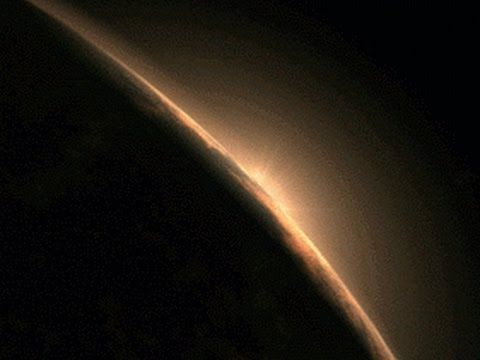
#> input picture Megagame/risorse/grafica/alba-sorgente.png, 480 x 360 px
$ python genera-alba.py ../risorse/grafica/alba-sorgente.png
#> lines starting #> are read from the running program, lines starting #| are printed output that depends on the picture; after the words box and inside, x2 and y2 are one past the last pixel; in counts of white or black regions, pixels touching at a corner belong together
### Megagame/tools/grafica.py
#!/usr/bin/env python3
# -*- coding: utf-8 -*-
# ============================================================================
# grafica.py - il modulo che scrive l'arte. NON si usa da solo: lo importano i
#   generatori (genera-strumenti.py, genera-parallasse.py).
#
# REGOLA DEL PROGETTO: quando si genera un .raw si genera ANCHE l'.iff.
# Il .raw e' quello che l'Amiga incbinna; l'.iff e' quello che si apre in un
# editor per guardarlo o ritoccarlo a mano. Un .raw senza il suo .iff e' arte
# che si puo' solo rigenerare, mai correggere.
#
# La regola non e' affidata alla buona volonta': c'e' UNA funzione che scrive,
# `salva`, e scrive tutti e due. Non esiste un modo di scrivere solo il .raw.
#
# VANNO IN DUE CARTELLE DIVERSE, e non e' pignoleria:
#   grafica/          SOLO i file che l'assemblatore incbinna
#   risorse/grafica/  il materiale da aprire a mano: sorgenti, anteprime, .iff
# Tenendoli separati, `grafica/` resta esattamente l'insieme dei file che
# servono alla build - che e' anche quello che controlla tools/sposta-risorse.py
# estraendo i percorsi dagli incbin. Un .iff dentro grafica/ e' un file che
# nessun incbin nomina e che sembrerebbe orfano.
#
# I COLORI NON SI RICOPIANO. Le tinte vere stanno in Gioco.s (SPIA_COL1,
# ROSSA_COL1, SKYLINE_C1_RGB...) e in Pannello.cop: qui si LEGGONO da li'.
# Ricopiarle vorrebbe dire aprire l'IFF e vedere colori che il gioco non ha.
# ============================================================================
import os, re, struct

# Dove va l'.iff, sempre, qualunque sia la cartella del .raw. Vedi il perche'
# in testa al file.
IFF_DIR = os.path.join('risorse', 'grafica')

def _radice():
    return os.path.dirname(os.path.dirname(os.path.abspath(__file__)))

_TABELLA = {}


# [58 lines left out: functions _risolutore, equ, colore_pannello, rgb12, not called in this run]

def rgb24(v):
    return ((v >> 16) & 255, (v >> 8) & 255, v & 255)

# ----------------------------------------------------------------- ILBM
def _chunk(nome, dati):
    p = b'\x00' if len(dati) & 1 else b''
    return nome + struct.pack('>I', len(dati)) + dati + p

def _interlaccia(dati, w, h, piani):
    """Il .raw ha i piani SEPARATI e contigui (tutto il piano 0, poi il piano
    1...). L'ILBM li vuole INTERLACCIATI per riga: riga 0 di ogni piano, poi
    riga 1 di ogni piano. E' l'unica differenza fra i due formati."""
    rowb = w // 8
    psz = rowb * h
    out = bytearray()
    for y in range(h):
        for k in range(piani):
            out += dati[k*psz + y*rowb : k*psz + (y+1)*rowb]
    return bytes(out)

def scrivi_ilbm(path, dati, w, h, piani, palette, trasparente=0):
    """palette = lista di (r,g,b), 2**piani voci."""
    assert w % 16 == 0, 'ILBM vuole righe di byte pari'
    assert len(palette) == 1 << piani, (len(palette), 1 << piani)
    bmhd = struct.pack('>HHhhBBBBHBBHH',
                       w, h, 0, 0,
                       piani,
                       2,            # masking = colore trasparente dichiarato
                       0,            # nessuna compressione: si legge ovunque
                       0,
                       trasparente,
                       10, 11,       # aspetto lores PAL
                       w, h)
    cmap = b''.join(bytes(c) for c in palette)
    body = _interlaccia(dati, w, h, piani)
    corpo = b'ILBM' + _chunk(b'BMHD', bmhd) + _chunk(b'CMAP', cmap) + _chunk(b'BODY', body)
    open(path, 'wb').write(b'FORM' + struct.pack('>I', len(corpo)) + corpo)
    return os.path.getsize(path)

# ------------------------------------------------- arte in formato SPRITE
# [26 lines left out: function salva_sprite, not called in this run]

# ----------------------------------------------------------------- l'unica via
def salva(path_raw, celle_o_dati, w, h, piani, palette):
    """Scrive il .raw E l'.iff. E' l'unico modo di scrivere arte in questo
    progetto: chi vuole solo il .raw deve prima cambiare questa funzione, e a
    quel punto se ne assume la responsabilita' per iscritto.

    celle_o_dati: o i byte gia' planari, o una matrice h x w di valori."""
    if isinstance(celle_o_dati, (bytes, bytearray)):
        dati = bytes(celle_o_dati)
    else:
        rowb = w // 8
        psz = rowb * h
        d = bytearray(psz * piani)
        for y in range(h):
            riga = celle_o_dati[y]
            for x in range(w):
                v = riga[x]
                if not v: continue
                for k in range(piani):
                    if (v >> k) & 1:
                        d[k*psz + y*rowb + (x >> 3)] |= 1 << (7 - (x & 7))
        dati = bytes(d)
    assert len(dati) == (w//8)*h*piani, (len(dati), (w//8)*h*piani)
    open(path_raw, 'wb').write(dati)
    # l'.iff NON va accanto al .raw: vedi IFF_DIR in testa al file
    d_iff = os.path.join(_radice(), IFF_DIR)
    os.makedirs(d_iff, exist_ok=True)
    nome = os.path.splitext(os.path.basename(path_raw))[0] + '.iff'
    path_iff = os.path.join(d_iff, nome)
    n_iff = scrivi_ilbm(path_iff, dati, w, h, piani, palette)
    return len(dati), n_iff, path_iff

### Megagame/tools/genera-alba.py
#!/usr/bin/env python3
# -*- coding: utf-8 -*-
# ============================================================================
# genera-alba.py - la prima videata dell'intro: il sole che sorge sul lembo
#   della Terra, visto dall'orbita. L'immagine NON si muove mai: si muove solo
#   la palette.
#
# USO (dalla cartella Megagame):
#     python3 tools/genera-alba.py             scrive l'arte
#     python3 tools/genera-alba.py --misure    stampa i numeri e non scrive
#
# COSA SCRIVE
#   grafica/alba.raw          320x256, 8 piani contigui. In CHIP: la legge il
#                             display. E' l'immagine di ARRIVO, cioe' il giorno
#                             pieno; l'alba e' la palette che ci arriva.
#   grafica/alba_rampe.raw    per ogni voce, ALBA_LIVELLI colori GIA' impacchettati
#                             in due word copper (nibble alti, nibble bassi).
#                             In FAST: la legge solo la CPU.
#   grafica/alba_inizio.raw   per ogni voce, il quadro in cui comincia la sua rampa.
#   risorse/grafica/alba.iff        l'immagine da aprire in un editor
#   risorse/grafica/alba-rampe.png  l'anteprima delle rampe: una riga per voce,
#                             una colonna per livello. E' la partitura
#                             dell'effetto, e ci si vede a colpo d'occhio chi
#                             parte quando.
#
# PERCHE' UNA TABELLA E NON UNA FORMULA A RUNTIME
# Il primo piano era: poche palette chiave, interpolazione lineare sull'Amiga.
# MISURATO e scartato: con ogni strato su una tempistica sua e una rampa non
# lineare, l'interpolazione lineare fra 17 chiavi sbaglia ancora di 25 L* nel
# punto peggiore. Il colore di una voce pero' dipende SOLO dalla sua fase,
# quindi si precalcola una rampa per voce e a runtime restano due MOVE.W.
# Tutta l'intelligenza sta qui; il 68000 fa il playback.
#
# LE TRE REGOLE CHE HANNO DECISO LA FORMA DELL'EFFETTO, tutte imparate
# sbagliando:
#
# 1. LA RAMPA VA SCALATA SULLA SINGOLA VOCE. Con una rampa assoluta uguale per
#    tutti, una voce di aureola - il cui colore finale e' gia' scuro - partiva
#    da un rosso PIU' ACCESO del suo punto d'arrivo, e al quadro zero tutto
#    l'alone si vedeva rosso.
#
# 2. LA FASE SEGUE LA LUMINOSITA', NON LA POSIZIONE. Col ritardo proporzionale
#    alla distanza dal punto caldo i bordi sfrigolavano: il DITHERING mescola
#    voci vicine di COLORE, quindi due voci che si mescolano ma stanno a
#    distanze diverse sono a fasi diverse e la mescolanza sfarfalla. Presa la
#    fase dalla luminosita', chi si mescola e' anche vicino di fase. L'effetto
#    non cambia perche' in questa immagine la luminosita' cala allontanandosi
#    dal punto caldo: la luce cresce lo stesso verso l'esterno.
#
# 3. LA RAMPA NON PARTE DAL NERO, PARTE DALLA NOTTE. La prima versione faceva
#    partire l'arco da un nero quasi assoluto (luminanza 0,8) mentre il buio
#    che lo circonda sta a 8,9: al quadro zero si vedeva la SAGOMA della
#    maschera come una macchia nera su un grigio scurissimo, e la maschera e'
#    il 44% dello schermo. Non basta pero' un nero solo: il buio non e' uniforme
#    - lo spazio profondo sta a 4, il bordo del bagliore a 9 - quindi una tinta
#    piatta lascerebbe comunque un gradino da qualche parte.
#    Si ricostruisce percio' la NOTTE SOTTO L'ARCO (`campo_notte`) con una
#    convoluzione normalizzata multiscala: per ogni pixel si usa il raggio piu'
#    PICCOLO che raccoglie abbastanza buio, cosi' vicino al bordo il campo segue
#    il buio locale e in mezzo all'arco subentrano i raggi larghi. Misurato: il
#    gradino al confine scende da 8,1 a 0,5 su 255.
#    Il fondo si somma alla rampa e SVANISCE con la fase - `rampa + fondo*(1-u)`
#    - quindi al livello 0 ogni voce vale esattamente la notte e all'ultimo
#    livello esattamente il suo colore finale. Il giro sui file resta esatto.
#
# NIENTE .iff PER LE RAMPE, E NON E' UNO SCONTO SULLA REGOLA. La regola dice
# .raw di GRAFICA piu' .iff. `alba.raw` e' grafica e passa da `salva`, che
# scrive tutti e due. Le rampe sono una TABELLA di colori, non una bitmap: un
# ILBM vorrebbe una palette indicizzata che qui non ha senso. L'anteprima c'e'
# lo stesso ed e' un PNG, perche' lo scopo della regola - poterla guardare - va
# rispettato anche quando il formato non c'entra.
# ============================================================================
import os, sys
import numpy as np
from PIL import Image, ImageFilter

sys.path.insert(0, os.path.dirname(os.path.abspath(__file__)))
import grafica

RADICE = os.path.dirname(os.path.dirname(os.path.abspath(__file__)))
SORGENTE = os.path.join(RADICE, 'risorse', 'grafica', 'alba-sorgente.png')
DEST_IMG = os.path.join(RADICE, 'grafica', 'alba.raw')
DEST_RAMPE = os.path.join(RADICE, 'grafica', 'alba_rampe.raw')
DEST_INIZIO = os.path.join(RADICE, 'grafica', 'alba_inizio.raw')
DEST_PNG = os.path.join(RADICE, 'risorse', 'grafica', 'alba-rampe.png')

# ---------------------------------------------------------------- geometria
LARG, ALT, PIANI = 320, 256, 8
VOCI = 1 << PIANI

# Quante voci delle 256 vanno all'ARCO invece che al buio. Il buio e' il 56%
# dei pixel ma e' liscio e scuro: gli bastano poche voci. L'arco e' la cosa
# che si guarda, e a lui vanno le altre. Misurato: con 180 l'errore dentro
# l'arco e' 2,48 e nel buio 0,50; a 200 l'arco migliora di poco e il buio
# peggiora del 50%.
VOCI_ARCO = 180

# La maschera dell'arco. La soglia NON e' a occhio: a 26 la cosa piu' luminosa
# lasciata fuori valeva 47/255 e si vedeva accesa gia' al primo quadro, come
# un filo che non si spegne mai; a 12 vale 22, ed e' il disco scuro del
# pianeta, che deve restare visibile - lo schermo non e' mai del tutto nero.
ARCO_SOGLIA = 12
ARCO_SFOCA = 6

# ---------------------------------------------------------------- tempi
# I livelli della rampa. MISURATO: la voce che viaggia di piu' copre 87 L*,
# quindi il gradino e' 87/LIVELLI. Con 64 sarebbe 1,36 L*, con 128 e' 0,68,
# cioe' sotto la soglia percettiva anche col metro SPAZIALE, che qui e' pure
# troppo severo (questo gradino e' nel TEMPO, e a 50 Hz l'occhio perdona di
# piu'). Dimezzando i livelli si dimezza la tabella: e' la manopola.
LIVELLI = 128
LIV_SH = 1                       # quadri per livello = 2^LIV_SH
RAMPA_QUADRI = LIVELLI << LIV_SH        # 256 quadri per una rampa intera
SPREAD_QUADRI = 192                     # scarto fra la prima voce e l'ultima
TOT_QUADRI = SPREAD_QUADRI + RAMPA_QUADRI   # 448 = 8,96 s a 50 Hz

# La rampa del colore, in FRAZIONI del colore finale della voce.
# Brace -> rosso -> arancio -> giallo -> il colore vero. Da nero a bianco si
# passerebbe per il grigio, e un arco grigio non sembra una luce che si
# accende, sembra una foto sbiadita.
# Il primo punto e' ZERO e non un rosso cupo: al livello 0 quello che si deve
# vedere e' la notte, e la notte la mette `campo_notte` sommandosi qui sopra.
STOP = [(0.00, (0.000, 0.000, 0.000)),
        (0.26, (0.470, 0.086, 0.012)),
        (0.50, (0.880, 0.345, 0.055)),
        (0.76, (1.000, 0.725, 0.337))]

# Il campo della notte: raggi provati in ordine, si tiene il primo che raccoglie
# almeno NOTTE_SOGLIA di buio. Il piu' piccolo che basta e' quello che segue il
# buio locale, ed e' quello che fa sparire il gradino al confine.
NOTTE_RAGGI = (8, 12, 18, 26, 40, 60, 90)
NOTTE_SOGLIA = 0.10
NOTTE_LISCIA = 5                 # una passata finale, toglie le venature

LUM = np.array([0.299, 0.587, 0.114])


def sorgente():
    """L'immagine ritagliata a 320x256. Il sorgente e' 480x360 (rapporto
    1.333), la destinazione 1.250: si toglie dai lati, non dall'alto."""
    im = Image.open(SORGENTE).convert('RGB')
#> im is the input picture: PIL image 480x360 RGB; mean R, G, B 31.1, 25.2, 17.5
    W, H = im.size
    largo = int(round(H * LARG / ALT))
    x0 = (W - largo) // 2
    return im.crop((x0, 0, x0 + largo, H)).resize((LARG, ALT), Image.LANCZOS)


def maschera_arco(a):
    """Chi si accende e chi no. L'arco e' la fascia luminosa del lembo piu' la
    sua aureola; il resto - il disco scuro del pianeta e lo spazio - non si
    anima affatto e si vede dal primo quadro."""
    lum = (a * LUM).sum(axis=2)
    sf = np.asarray(Image.fromarray(lum.astype(np.uint8))
                    .filter(ImageFilter.GaussianBlur(ARCO_SFOCA))).astype(float)
    return sf > ARCO_SOGLIA
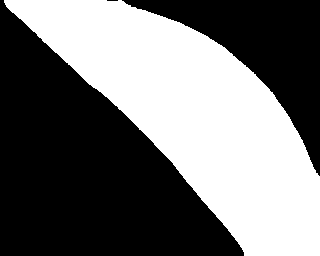
#> returned value: shape (256, 320) bool; 44.3% white; 1 white region, box (x1, y1, x2, y2) and area: (4, 0, 320, 256) 36308


def _media_mobile(x, r, asse):
    n = x.shape[asse]
    pad = [(0, 0)] * x.ndim
    pad[asse] = (r + 1, r)
    c = np.cumsum(np.pad(x, pad, mode='edge'), axis=asse)
    sl = lambda p, q: tuple(slice(p, q) if i == asse else slice(None)
                            for i in range(x.ndim))
    return (c[sl(2 * r + 1, None)] - c[sl(0, n)]) / (2 * r + 1)


def sfoca(x, r):
    """Sfocatura in virgola mobile. Non si usa PIL: il suo GaussianBlur vuole
    un'immagine a byte, e qui i valori in gioco sono 4..11 su 255 - passare da
    un uint8 li troncherebbe proprio dove serve precisione. Tre passate di
    media mobile approssimano una gaussiana abbastanza bene per un fondo."""
    for _ in range(3):
        x = _media_mobile(_media_mobile(x, r, 0), r, 1)
    return x


def campo_notte(a, arco):
    """Che aspetto ha la scena PRIMA che si accenda: il buio vero dove c'e', e
    sotto l'arco il buio che ci sarebbe se l'arco non fosse illuminato.
    Convoluzione normalizzata multiscala - vedi la regola 3 in testa al file."""
    buio = (~arco).astype(float)
    fuori = np.zeros_like(a)
    fatto = np.zeros(arco.shape, bool)
    for r in NOTTE_RAGGI:
        peso = sfoca(buio, r)
        n = np.stack([sfoca(a[:, :, k] * buio, r) / np.maximum(peso, 1e-9)
                      for k in range(3)], axis=2)
        ok = (peso > NOTTE_SOGLIA) & ~fatto
        fuori[ok] = n[ok]
        fatto |= ok
#> fatto: shape (256, 320) bool; every value is 1
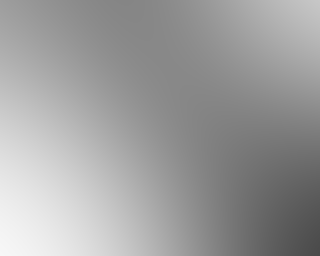
#> peso: shape (256, 320) float64; min 0.291, max 0.971, mean 0.62
    if not fatto.all():                       # non dovrebbe succedere mai
        fuori[~fatto] = a[~arco].mean(axis=0)
    fuori = np.stack([sfoca(fuori[:, :, k], NOTTE_LISCIA) for k in range(3)], axis=2)
#> the loop in sfoca (call 31), `for _ in range(3):` made 3 passes
#> pass 1, in _media_mobile (call 181), `c = np.cumsum(np.pad(x, pad, mode='edge'), axis=asse)`:
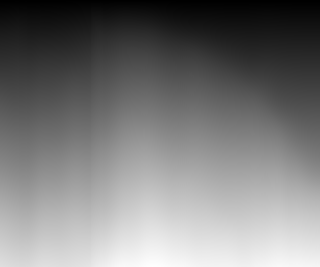
#> c: shape (267, 320) float64; min 3.99, max 1378.1, mean 663; drawn with min black and max white
#> pass 1, in sfoca (call 31), `x = _media_mobile(_media_mobile(x, r, 0), r, 1)`:
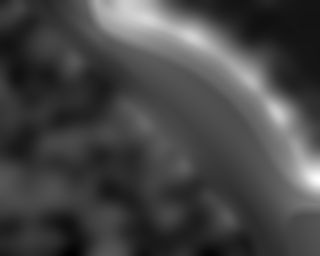
#> x: shape (256, 320) float64; min 3.63, max 8.14, mean 4.86; drawn with min black and max white
    fuori[~arco] = a[~arco]                   # fuori dall'arco la notte E' l'immagine
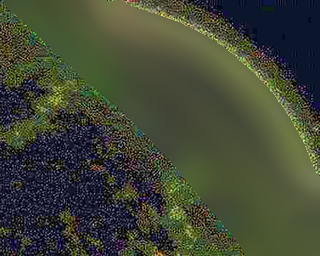
#> fuori: shape (256, 320, 3) float64; mean of channels 0, 1, 2 6, 6.4, 4.9; drawn with min black and max white
    return np.clip(fuori, 0, 255)


def quantizza(a, arco):
    """Palette e indici. Le due zone si quantizzano SEPARATAMENTE, se no il
    buio - che e' la maggioranza dei pixel - si prende quasi tutte le voci e
    l'arco resta a scalini. Le prime VOCI_ARCO sono l'arco, per costruzione:
    a runtime 'questa voce si anima?' e' un confronto, non una tabella."""
    tavole = []
    for m, n in ((arco, VOCI_ARCO), (~arco, VOCI - VOCI_ARCO)):
        img = Image.fromarray(np.where(m[:, :, None], a, 0).astype(np.uint8))
        q = img.quantize(colors=n, method=Image.MEDIANCUT)
        tavole.append(np.array(q.getpalette()[:3 * n]).reshape(n, 3).astype(float))
#> this loop made 2 passes
#> n on passes 1 to 2: 180, 76
#> after the loop, tavole = 2 items
    p1, p2 = tavole
#> p1 = 180 rows, first 8: [253, 216, 155], [250, 205, 147], [245, 194, 136], [241, 181, 127], [238, 172, 117], [225, 170, 122], [224, 160, 112], [210, 158, 112]; p2 = 76 rows, first 8: [14, 15, 10], [12, 13, 9], [11, 12, 8], [11, 11, 9], [10, 11, 6], [9, 11, 7], [10, 10, 9], [9, 10, 5]
    pal = np.vstack([p1, p2])
#> pal = 256 rows, first 8: [253, 216, 155], [250, 205, 147], [245, 194, 136], [241, 181, 127], [238, 172, 117], [225, 170, 122], [224, 160, 112], [210, 158, 112]
    idx = np.zeros((ALT, LARG), int)
#> idx: shape (256, 320) int64; every value is 0
    for m, off, pp in ((arco, 0, p1), (~arco, VOCI_ARCO, p2)):
        d = ((a[m][:, None, :] - pp[None, :, :]) ** 2).sum(axis=2)
        idx[m] = d.argmin(axis=1) + off
#> this loop made 2 passes
#> off on passes 1 to 2: 0, 180
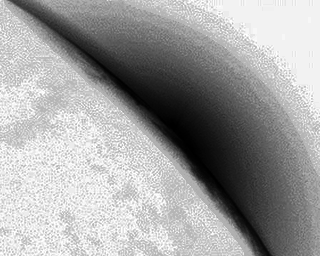
#> idx: shape (256, 320) int64; min 0, max 255, mean 160.5
    return pal, idx


def rampa(u, finale, scala):
    """Il colore di una voce alla fase u (0..1). `scala` e' la luminanza della
    voce: e' lei a rendere la rampa RELATIVA invece che assoluta."""
    out = np.zeros((len(u), 3))
    for k in range(len(STOP) - 1):
        a0, c0 = STOP[k]
        a1, c1 = STOP[k + 1]
        m = (u >= a0) & (u < a1)
        if m.any():
            f = ((u - a0) / (a1 - a0))[m][:, None]
            out[m] = (np.array(c0) * (1 - f) + np.array(c1) * f) * scala[m][:, None]
    a0, c0 = STOP[-1]
    m = u >= a0
    if m.any():
        f = ((u - a0) / (1 - a0))[m][:, None]
        out[m] = (np.array(c0) * scala[m][:, None]) * (1 - f) + finale[m] * f
    return np.clip(out, 0, 255)


def inizio_per_voce(lum_v):
    """Il quadro in cui ogni voce comincia. Le piu' luminose per prime: e' la
    regola 2 in testa al file. L'esponente 0,75 anticipa un po' le mediane,
    che altrimenti si accalcano in fondo."""
    ini = np.zeros(VOCI, dtype=int)
    lm = lum_v[:VOCI_ARCO]
    ini[:VOCI_ARCO] = np.round(SPREAD_QUADRI * (1 - lm / lm.max()) ** 0.75)
    return ini


def impacchetta(c):
    """RGB a 8 bit -> le due word che il copper scrive su un COLORxx: prima i
    nibble ALTI di ogni componente, poi i BASSI. E' la stessa coppia di
    passate che fa LoadAGAPalette256, precalcolata."""
    r, g, b = [np.clip(c[:, i], 0, 255).astype(int) for i in range(3)]
    hi = ((r >> 4) << 8) | ((g >> 4) << 4) | (b >> 4)
    lo = ((r & 15) << 8) | ((g & 15) << 4) | (b & 15)
    return hi, lo


def main():
    a = np.asarray(sorgente()).astype(float)
    arco = maschera_arco(a)
    notte = campo_notte(a, arco)
    pal, idx = quantizza(a, arco)
    err = np.sqrt(((a - pal[idx]) ** 2).sum(axis=2))
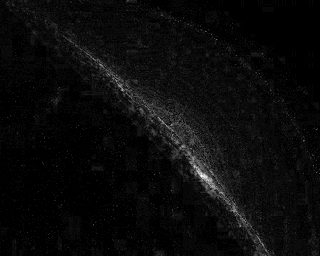
#> err: shape (256, 320) float64; min 0, max 32.45, mean 1.4; drawn with min black and max white
    lum_v = pal @ LUM
#> lum_v = 256 values, max 220.1 at index 0, min 0 at index 179, mean 39.88
    ini = inizio_per_voce(lum_v)
#> in inizio_per_voce, `ini = np.zeros(VOCI, dtype=int)`: ini = 256 values from 0 to 0
#> (the rest of the program and of its run is left out)
